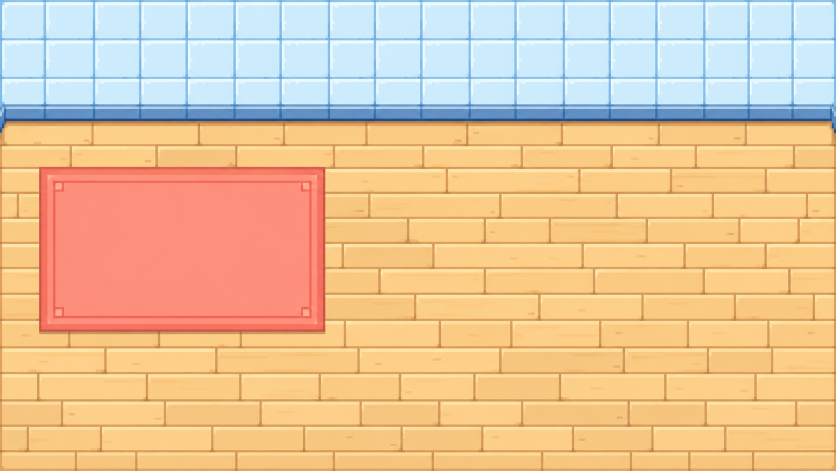
#> input picture assets/design/maps/classroom-corner/art/v1/classroom-corner-foundation-selected-raw.png, 1672 x 941 px (shown at 1/2 size)
$ python -i build_classroom_corner_art_v1.py   (imports and definitions only)
#> lines starting #> are read from the running program, lines starting #| are printed output that depends on the picture
#!/usr/bin/env python3
"""Normalize generated classroom art and compose the character QA preview."""

from __future__ import annotations

import json
from pathlib import Path

from PIL import Image


ROOT = Path(__file__).resolve().parents[2]
ART_DIR = ROOT / "assets/design/maps/classroom-corner/art/v1"
LAYOUT_PATH = (
    ROOT / "assets/design/maps/classroom-corner/blockout/classroom-corner-layout.json"
)

FOUNDATION_RAW = ART_DIR / "classroom-corner-foundation-selected-raw.png"
DRESSED_RAW = ART_DIR / "classroom-corner-dressed-reference-raw.png"
FOUNDATION = ART_DIR / "classroom-corner-foundation-512x288.png"
DRESSED = ART_DIR / "classroom-corner-dressed-reference-512x288.png"
CHARACTER_PREVIEW = ART_DIR / "classroom-corner-character-preview-512x288.png"
META = ART_DIR / "classroom-corner-art-v1.json"

TARGET_SIZE = (512, 288)
PALETTE_COLORS = 96


def normalize_generated_map(source: Path, output: Path) -> Image.Image:
#> called with output = 'out.png'
    image = Image.open(source).convert("RGB")
#> image is the input picture: PIL image 1672x941 RGB; mean R, G, B 230.9, 196.7, 157.2
    source_width, source_height = image.size
#> source_width = 1672; source_height = 941
    target_ratio = TARGET_SIZE[0] / TARGET_SIZE[1]
    crop_height = round(source_width / target_ratio)
#> crop_height = 940
    if crop_height > source_height:
        crop_width = round(source_height * target_ratio)
        left = (source_width - crop_width) // 2
        crop = image.crop((left, 0, left + crop_width, source_height))
    else:
        top = (source_height - crop_height) // 2
#> top = 0
        crop = image.crop((0, top, source_width, top + crop_height))
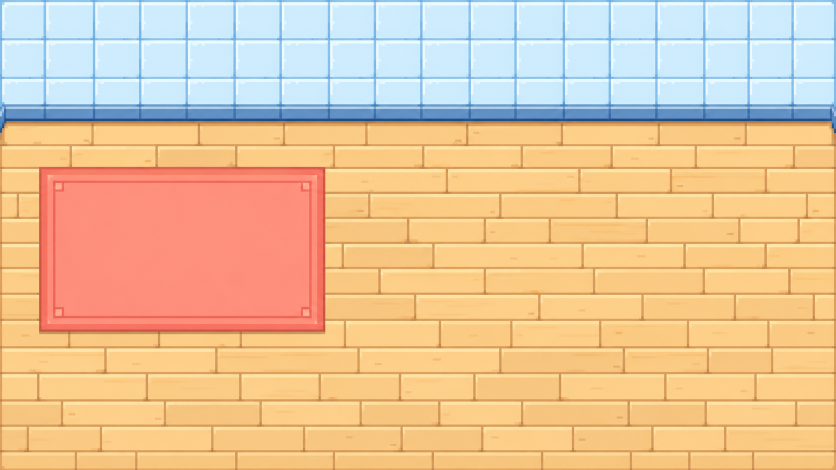
#> crop: PIL image 1672x940 RGB (shown at 1/2 size); mean R, G, B 230.9, 196.7, 157.3

    resized = crop.resize(TARGET_SIZE, Image.Resampling.LANCZOS)
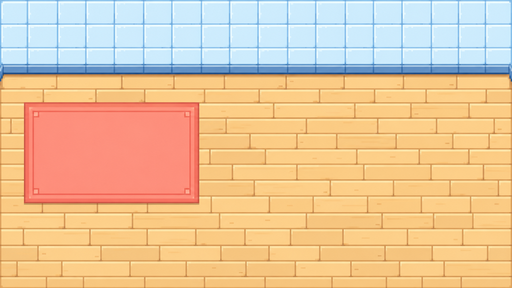
#> resized: PIL image 512x288 RGB; mean R, G, B 230.9, 196.7, 157.3
    normalized = resized.quantize(
        colors=PALETTE_COLORS,
        method=Image.Quantize.MEDIANCUT,
        dither=Image.Dither.NONE,
    ).convert("RGB")
    normalized.save(output)
    return normalized


# [73 lines left out: functions compose_characters, main, not called in this run]


# [2 lines not run here, left out]

>>> result = normalize_generated_map('../../assets/design/maps/classroom-corner/art/v1/classroom-corner-foundation-selected-raw.png', 'out.png')

$ run again, on assets/design/maps/classroom-corner/art/v1/classroom-corner-foundation-raw.png
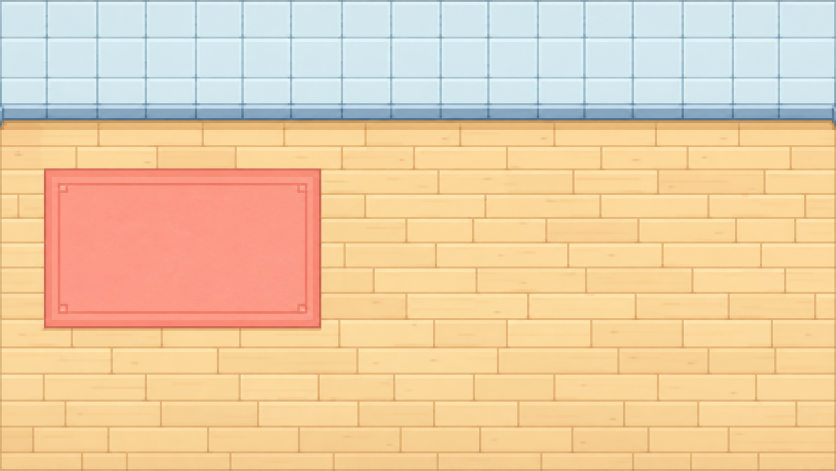
#> input picture assets/design/maps/classroom-corner/art/v1/classroom-corner-foundation-raw.png, 1672 x 941 px (shown at 1/2 size)
#> in normalize_generated_map, image is the input picture: PIL image 1672x941 RGB; mean R, G, B 234.2, 205.1, 167.3
#> in normalize_generated_map, `resized = crop.resize(TARGET_SIZE, Image.Resampling.LANCZOS)`:
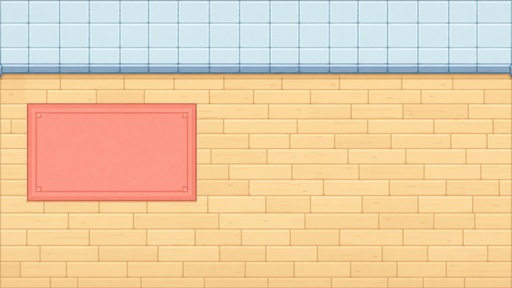
#> resized: PIL image 512x288 RGB; mean R, G, B 234.2, 205.1, 167.4
